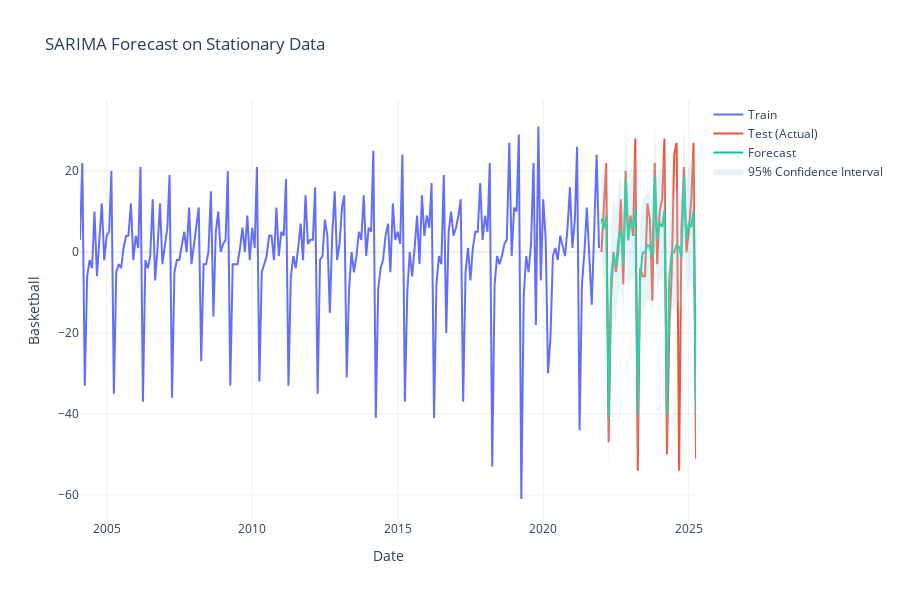

The notebook cell saved with this chart:
### Code cell
def plot_forecast(train_series, test_series, forecast_series, conf_int, title="SARIMA Forecast", output_html=None):
    fig = go.Figure()
    fig.add_trace(go.Scatter(x=train_series.index, y=train_series, mode='lines', name='Train'))
    fig.add_trace(go.Scatter(x=test_series.index, y=test_series, mode='lines', name='Test (Actual)'))
    fig.add_trace(go.Scatter(x=forecast_series.index, y=forecast_series, mode='lines', name='Forecast'))
    fig.add_trace(go.Scatter(
        x=np.concatenate([forecast_series.index.values, forecast_series.index.values[::-1]]),
        y=np.concatenate([conf_int[:, 0], conf_int[::-1, 1]]),
        fill='toself',
        fillcolor='rgba(173,216,230,0.3)',
        line=dict(color='rgba(255,255,255,0)'),
        hoverinfo="skip",
        showlegend=True,
        name='95% Confidence Interval'))
    
    fig.update_layout(
        title=title,
        xaxis_title='Date',
        yaxis_title=train_series.name if train_series.name else 'Value',
        template='plotly_white',
        hovermode='x unified',
        height=600)
    
    if output_html:
        fig.write_html(output_html)
        print(f"Plot saved as HTML file: {output_html}")
    
    fig.show()

plot_forecast(train_series, test_series, forecast_series, conf_int, title='SARIMA Forecast on Stationary Data', output_html='./plots/3-sarima_forecast.html')
